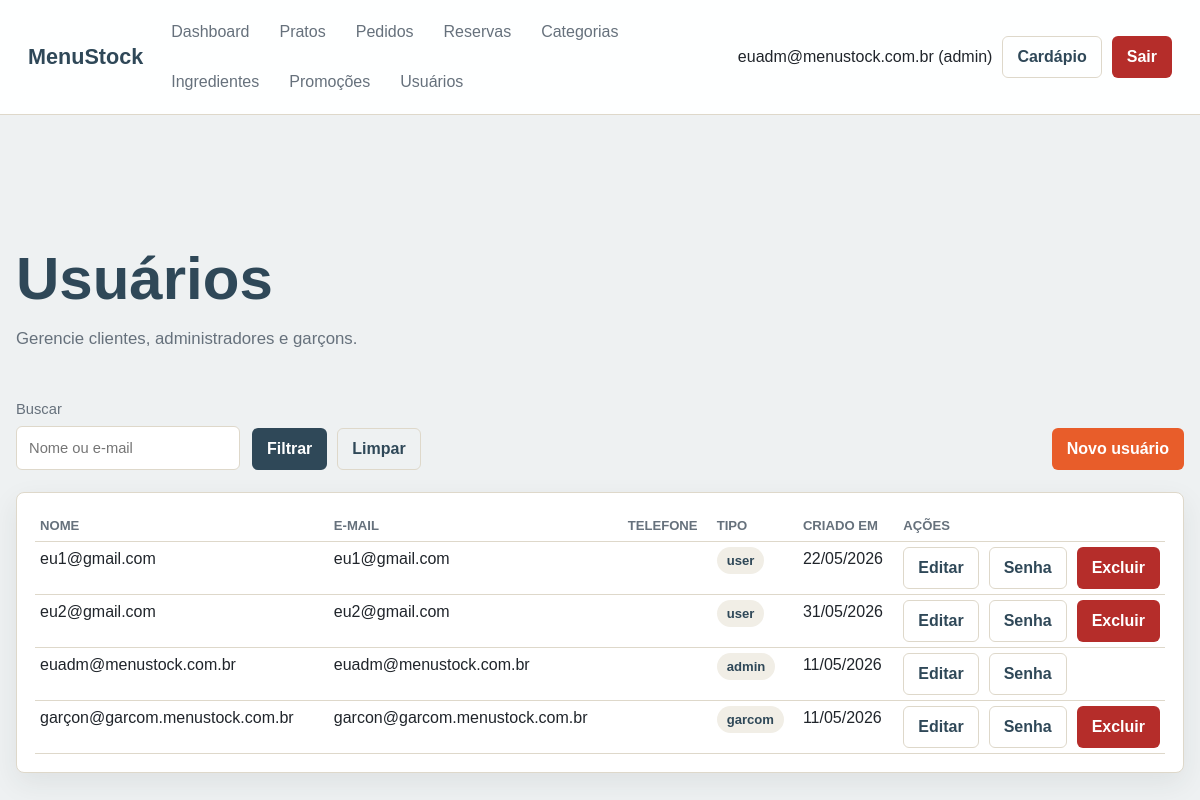
The page /admin/views/ver_usuarios.php (signed in) on the database its author committed.
### tables this page shows
CREATE TABLE `usuarios` (
  `id` int(11) NOT NULL,
  `nome` varchar(100) NOT NULL,
  `email` varchar(150) NOT NULL,
  `senha` varchar(255) NOT NULL,
  `telefone` varchar(20) DEFAULT NULL,
  `tipo` enum('admin','garcom','user') NOT NULL DEFAULT 'user',
  `login_attempts` tinyint(3) UNSIGNED NOT NULL DEFAULT 0,
  `locked_until` datetime DEFAULT NULL,
  `created_at` timestamp NOT NULL DEFAULT current_timestamp(),
  `updated_at` timestamp NOT NULL DEFAULT current_timestamp() ON UPDATE current_timestamp()
);

### admin/config/auth.php (called while the page is built, shortened)
<?php
require_once __DIR__ . '/conexao.php';
function e(mixed $value): string
{
    return htmlspecialchars((string) $value, ENT_QUOTES, 'UTF-8');
}
function isLoggedIn(): bool
{
    return !empty($_SESSION['usuario_id']);
}
function currentUserId(): ?int
{
    return isset($_SESSION['usuario_id']) ? (int) $_SESSION['usuario_id'] : null;
}
function currentUserTipo(): ?string
{
    return $_SESSION['usuario_tipo'] ?? null;
}
function hasRole(array|string $roles): bool
{
    $roles = is_array($roles) ? $roles : [$roles];
    return isLoggedIn() && in_array(currentUserTipo(), $roles, true);
}
function currentUser(): ?array
{
    $stmt = getConnection()->prepare('SELECT id, nome, email, telefone, tipo FROM usuarios WHERE id = ?');
    $stmt->execute([currentUserId()]);
    $user = $stmt->fetch();
    return $user;
}

### admin/config/conexao.php (called while the page is built, shortened)
<?php
function getConnection(): PDO
{
    static $pdo = null;
    if ($pdo instanceof PDO) {
        return $pdo;
    }
    $host = getenv('DB_HOST') ?: 'localhost';
    $database = getenv('DB_NAME') ?: 'menustock';
    $user = getenv('DB_USER') ?: 'root';
    $password = getenv('DB_PASS') ?: '';
    $dsn = "mysql:host={$host};dbname={$database};charset=utf8mb4";
    try {
        $pdo = new PDO($dsn, $user, $password, [
            PDO::ATTR_ERRMODE => PDO::ERRMODE_EXCEPTION,
            PDO::ATTR_DEFAULT_FETCH_MODE => PDO::FETCH_ASSOC,
            PDO::ATTR_EMULATE_PREPARES => false,
        ]);
    } catch (PDOException $exception) {
        http_response_code(500);
        exit('Falha ao conectar ao banco de dados.');
    }
    return $pdo;
}

### admin/models/Usuario.php (called while the page is built, shortened)
<?php
require_once __DIR__ . '/../config/conexao.php';
class Usuario
{
    private PDO $pdo;
    public function __construct()
    {
        $this->pdo = getConnection();
    }
    public function listar(?string $busca = null): array
    {
        $sql = 'SELECT id, nome, email, telefone, tipo, created_at FROM usuarios';
        $params = [];
        $sql .= ' ORDER BY nome';
        $stmt = $this->pdo->prepare($sql);
        $stmt->execute($params);
        return $stmt->fetchAll();
    }
}

### admin/views/ver_usuarios.php (the view, shortened to what this page needs)
<?php
require_once __DIR__ . '/../config/auth.php';
require_once __DIR__ . '/../models/Usuario.php';
$usuarioModel = new Usuario();
$busca = trim((string) ($_GET['q'] ?? ''));
$usuarios = $usuarioModel->listar($busca ?: null);
require_once __DIR__ . '/../config/header_admin.php';
?>
<section class="page-heading">
    <h1>Usuários</h1>
    <p>Gerencie clientes, administradores e garçons.</p>
</section>
<section class="toolbar section-head">
    <form method="get" class="filters">
        <label style="min-width: 150px;">
            Buscar
            <input type="search" name="q" value="<?= e($busca) ?>" placeholder="Nome ou e-mail">
        </label>
        <div class="inline-form">
            <button class="btn btn-primary" type="submit">Filtrar</button>
            <a class="btn btn-ghost" href="ver_usuarios.php">Limpar</a>
        </div>
    </form>
    <a class="btn btn-secondary" href="cadastrar_usuario.php">Novo usuário</a>
</section>
<div class="panel table-wrap">
    <table class="usuarios-table">
        <thead>
            <tr>
                <th>Nome</th>
                <th>E-mail</th>
                <th>Telefone</th>
                <th>Tipo</th>
                <th>Criado em</th>
                <th style="width: 1%; white-space: nowrap;">Ações</th>
            </tr>
        </thead>
        <tbody>
            <?php foreach ($usuarios as $usuario): ?>
                <tr>
                    <td><?= e($usuario['nome']) ?></td>
                    <td><?= e($usuario['email']) ?></td>
                    <td><?= e($usuario['telefone']) ?></td>
                    <td><span class="status"><?= e($usuario['tipo']) ?></span></td>
                    <td><?= date('d/m/Y', strtotime((string) $usuario['created_at'])) ?></td>
                    <td style="width: 1%; white-space: nowrap;">
                        <div class="inline-form" style="flex-wrap: nowrap;">
                            <a class="btn btn-ghost" href="editar_usuario.php?id=<?= (int) $usuario['id'] ?>">Editar</a>
                            <a class="btn btn-ghost" href="alterar_senha_usuario.php?id=<?= (int) $usuario['id'] ?>">Senha</a>
                            <?php if ((int) $usuario['id'] !== currentUserId()): ?>
                                <form method="post" action="../controllers/deletar_usuario.php" onsubmit="return confirm('Excluir este usuário?');">
                                    <button class="btn btn-danger" type="submit">Excluir</button>
                                </form>
                            <?php endif; ?>
                        </div>
                    </td>
                </tr>
            <?php endforeach; ?>
        </tbody>
    </table>
</div>
<?php require_once __DIR__ . '/../config/footer_admin.php'; ?>

### admin/config/header_admin.php (shortened to what this page needs)
<?php
require_once __DIR__ . '/auth.php';
$adminUser = currentUser();
?>
<!doctype html>
<html lang="pt-BR">
<head>
    <link rel="stylesheet" href="../public/css/style.css">
</head>
<body class="admin-body">
<header class="admin-topbar">
    <a class="brand" href="<?= hasRole('garcom') ? 'menu_garcom.php' : 'dashboard.php' ?>">MenuStock</a>
    <nav class="admin-nav" aria-label="Menu administrativo">
        <a href="dashboard.php">Dashboard</a>
        <a href="gerenciar_pratos.php">Pratos</a>
        <a href="gerenciar_pedidos.php">Pedidos</a>
        <a href="gerenciar_reservas.php">Reservas</a>
        <?php if (hasRole('admin')): ?>
            <a href="gerenciar_categorias.php">Categorias</a>
            <a href="gerenciar_ingredientes.php">Ingredientes</a>
            <a href="gerenciar_promocoes.php">Promoções</a>
            <a href="ver_usuarios.php">Usuários</a>
        <?php endif; ?>
    </nav>
    <div class="topbar-actions">
        <span><?= e($adminUser['nome'] ?? 'Usuário') ?> (<?= e(currentUserTipo() ?? '') ?>)</span>
        <a class="btn btn-ghost" href="../../index.php">Cardápio</a>
        <form method="post" action="../controllers/logout.php">
            <button class="btn btn-danger" type="submit">Sair</button>
        </form>
    </div>
</header>
<main class="container admin-main">

### admin/public/css/style.css (style rules this page uses)
:root { --bg: #f7f5ef; --surface: #ffffff; --surface-soft: #f1eee6; --text: #20252b; --muted: #66717c; --line: #ded8ca; --primary: #2f4858; --primary-dark: #213540; --secondary: #e85d2a; --secondary-dark: #c74718; --success: #1f8a5b; --danger: #b52d2a; --warning: #a46c00; --radius: 8px; --shadow: 0 10px 28px rgba(35, 45, 55, 0.08); }
* { box-sizing: border-box; }
body { margin: 0; min-height: 100vh; background: var(--bg); color: var(--text); font-family: Arial, Helvetica, sans-serif; line-height: 1.5; }
a { color: inherit; text-decoration: none; }
button, input, select, textarea { font: inherit; }
input, select, textarea { width: 100%; border: 1px solid var(--line); border-radius: 6px; background: #fff; color: var(--text); padding: 10px 12px; }
label { display: grid; gap: 6px; color: var(--muted); font-size: 0.92rem; }
table { width: 100%; border-collapse: collapse; }
th, td { padding: 5px; border-bottom: 1px solid var(--line); text-align: left; vertical-align: top; }
th { color: var(--muted); font-size: 0.82rem; text-transform: uppercase; }
.container { width: min(1180px, calc(100% - 32px)); margin: 0 auto; }
.admin-body .container { width: min(1400px, calc(100% - 32px)); }
.site-header, .admin-topbar { position: sticky; top: 0; z-index: 20; display: flex; align-items: center; gap: 18px; justify-content: space-between; min-height: 72px; padding: 12px 28px; background: rgba(255, 255, 255, 0.94); border-bottom: 1px solid var(--line); backdrop-filter: blur(12px); }
.brand { color: var(--primary); font-size: 1.35rem; font-weight: 800; white-space: nowrap; }
.site-nav, .admin-nav, .site-actions, .topbar-actions, .inline-form, .form-actions, .section-head, .cart-summary, .order-head { display: flex; align-items: center; gap: 10px; flex-wrap: wrap; }
.site-nav, .admin-nav { flex: 1; }
.site-nav a, .admin-nav a { color: var(--muted); padding: 8px 10px; border-radius: 6px; }
.admin-body { background: #eef1f2; }
.admin-main { padding: 28px 0 44px; }
.btn { display: inline-flex; align-items: center; justify-content: center; gap: 8px; min-height: 38px; border: 1px solid transparent; border-radius: 6px; padding: 8px 14px; cursor: pointer; font-weight: 700; }
.btn-primary { background: var(--primary); color: #fff; }
.btn-secondary { background: var(--secondary); color: #fff; }
.btn-danger { background: var(--danger); color: #fff; }
.btn-ghost { background: transparent; border-color: var(--line); color: var(--primary); }
.hero h1, .page-heading h1 { max-width: 720px; margin: 0; color: var(--primary); font-size: clamp(2rem, 5vw, 4rem); line-height: 1; }
.hero p, .page-heading p { max-width: 620px; color: var(--muted); font-size: 1.05rem; }
.toolbar { display: flex; align-items: end; justify-content: space-between; gap: 12px; margin: 22px 0; flex-wrap: wrap; }
.filters { display: flex; align-items: end; gap: 12px; flex-wrap: wrap; }
.filters label { min-width: min(200px, 100%); }
.filters .btn { align-self: end; white-space: nowrap; }
.card, .panel, .stat-card, .empty-state { background: var(--surface); border: 1px solid var(--line); border-radius: var(--radius); box-shadow: var(--shadow); }
.card-content, .panel, .empty-state { padding: 18px; }
.page-heading { padding: 28px 0 8px; }
.table-wrap { overflow-x: auto; -webkit-overflow-scrolling: touch; }
.usuarios-table { min-width: 900px; }
.status { display: inline-flex; align-items: center; min-height: 26px; border-radius: 999px; background: var(--surface-soft); color: var(--primary); padding: 4px 10px; font-size: 0.82rem; font-weight: 800; }

### rows shown on the page
usuarios: nome "euadm@menustock.com.br", email "euadm@menustock.com.br", tipo "admin", created_at "11/05/2026"
usuarios: nome "eu1@gmail.com", email "eu1@gmail.com", tipo "user", created_at "22/05/2026"
usuarios: nome "eu2@gmail.com", email "eu2@gmail.com", tipo "user", created_at "31/05/2026"
usuarios: nome "garçon@garcom.menustock.com.br", email "garcon@garcom.menustock.com.br", tipo "garcom", created_at "11/05/2026"

### other values the page prints
currentUserTipo() "admin"
